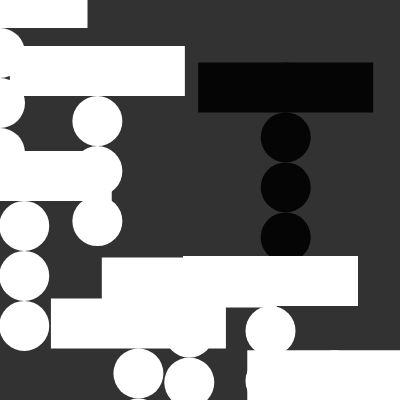
Frame 1 (no input)
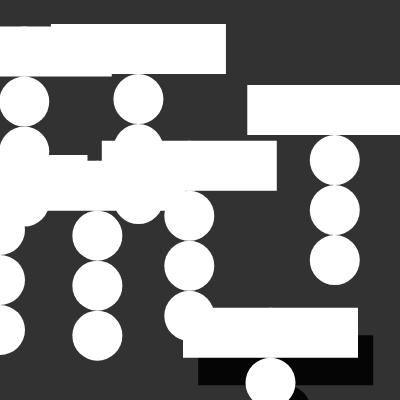
Frame 60 (no input)
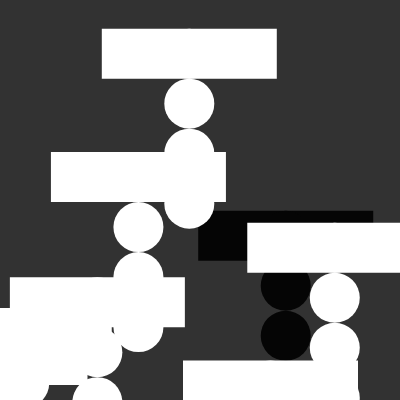
Frame 120 (the mouse pressed at the canvas centre since frame 60)

The p5.js sketch that drew these frames (run headless with seeded random() and noise() and a simulated clock; from frame 60 on, the mouse is pressed at the canvas centre):

// p5.js sketch
// ── sketch.js
let rectX =  [0, 150, 250, 300];   // save y coords
let rectY =  [0, 15, 300,  200] ;   // save y coords
let speeds = [3, 2, 5.5,  8]   ; 
let fills =  [5, 88, 200,  250]   ;  
let speed = 1; 

function setup() {
  createCanvas(400, 400);
  noStroke();
  rectMode(CENTER);
  for (let i = 1; i < 8; i++) {         //i < 8; = the amount of objects
    rectX[i] = random(0, 400)
    rectY[i] = random(0, 400)
    speeds[i] = random(0.5, 6);
    fills[i] = 255; 
  }
}

function draw() {
  background(50);
  fill(255);

  for (let i = 0; i < rectY.length; i++) {
    let x = rectX[i]; 
    let y = rectY[i]+speeds[i]; 
    rect(x, y,175, 50);               //TOP OF T //175=with & 50=Hight
    circle(x+0, y+150, 50, 75);   //0in the T
    circle(x+0, y+100, 50, 75);
    circle(x+0, y+50, 50, 75); 
    circle(x+0, y+0, 50, 75);         // +.. off of the rectange pos
    // Wrap movement 
    if(y>=height){
      y = 0;
    } 
    fill(fills[i]);
    rectY[i] = y; 
  }
}
